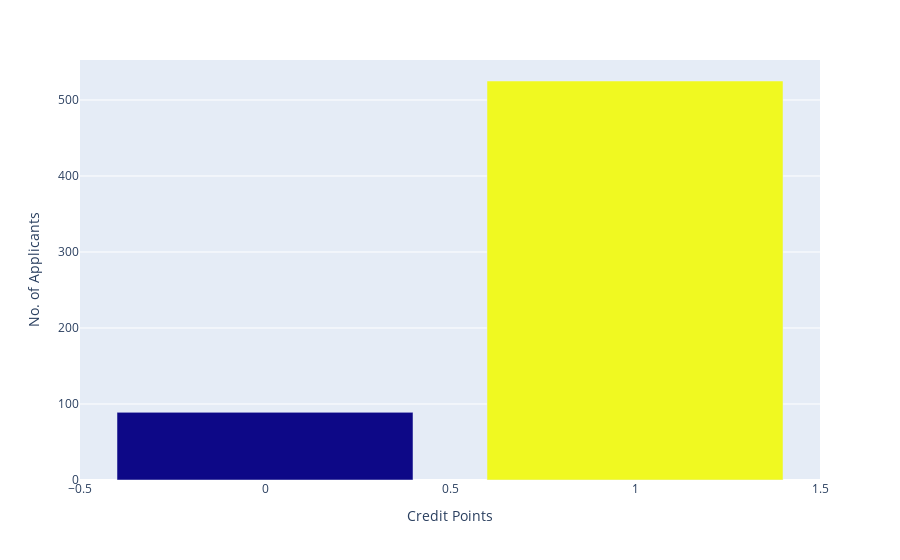

Write notebook code for a chart like this one.
### Code cell
temp = train_data['Credit_History'].value_counts(ascending = True)
fig=px.bar(temp,x=temp.index,y=temp.values,color=temp.index)
fig.update_xaxes(title_text="Credit Points")
fig.update_yaxes(title_text="No. of Applicants")
fig.update_layout(coloraxis_showscale=False)
fig.show()

### Figure 1 — Plotly figure (JSON) as saved in the notebook; plotly's stock layout.template omitted (floating-point values rounded to 4 significant figures)
{"data": [{"alignmentgroup": "True", "hovertemplate": "index=%{marker.color}<br>y=%{y}<extra></extra>", "legendgroup": "", "marker": {"color": [0, 1], "coloraxis": "coloraxis", "pattern": {"shape": ""}}, "name": "", "offsetgroup": "", "orientation": "v", "showlegend": false, "textposition": "auto", "type": "bar", "x": [0, 1], "xaxis": "x", "y": [89, 525], "yaxis": "y"}], "layout": {"barmode": "relative", "coloraxis": {"colorbar": {"title": {"text": "index"}}, "colorscale": [[0, "#0d0887"], [0.1111, "#46039f"], [0.2222, "#7201a8"], [0.3333, "#9c179e"], [0.4444, "#bd3786"], [0.5556, "#d8576b"], [0.6667, "#ed7953"], [0.7778, "#fb9f3a"], [0.8889, "#fdca26"], [1, "#f0f921"]], "showscale": false}, "legend": {"tracegroupgap": 0}, "margin": {"t": 60}, "xaxis": {"anchor": "y", "domain": [0, 1], "title": {"text": "Credit Points"}}, "yaxis": {"anchor": "x", "domain": [0, 1], "title": {"text": "No. of Applicants"}}}}
